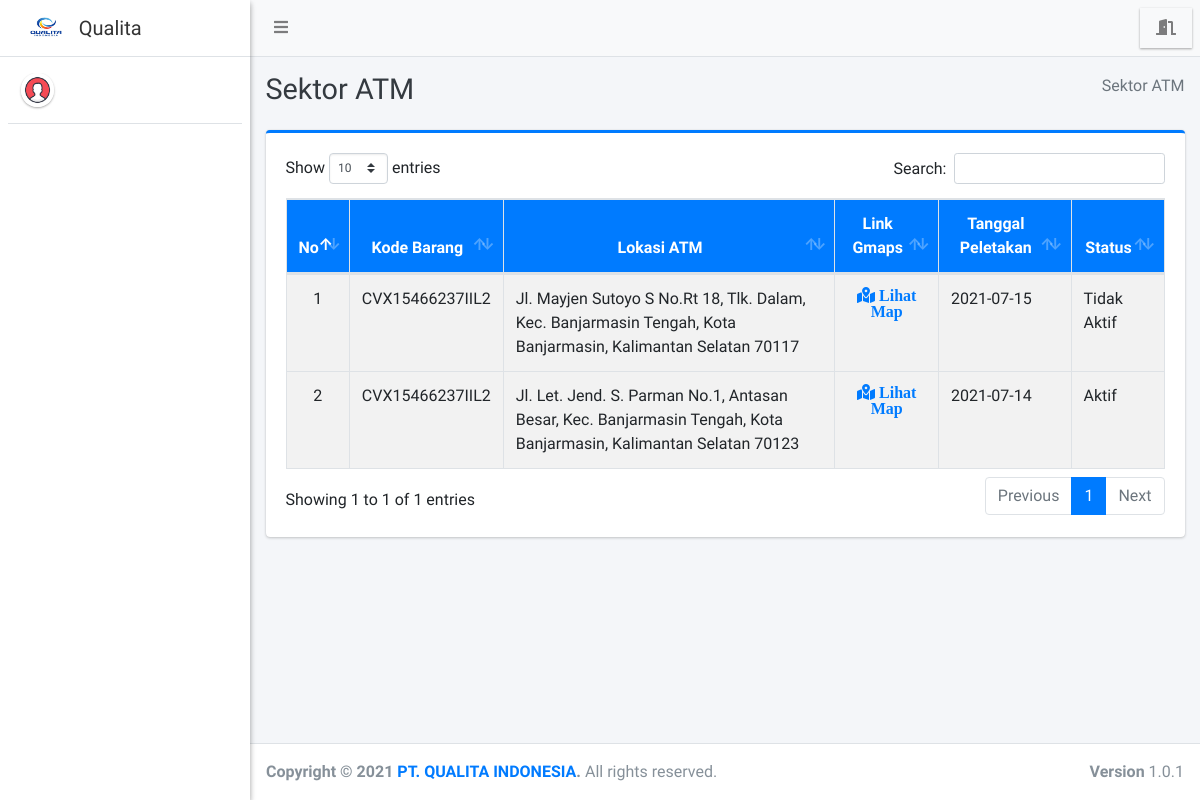
The app's page /teknisi/lokasiatm/index.php, older data.
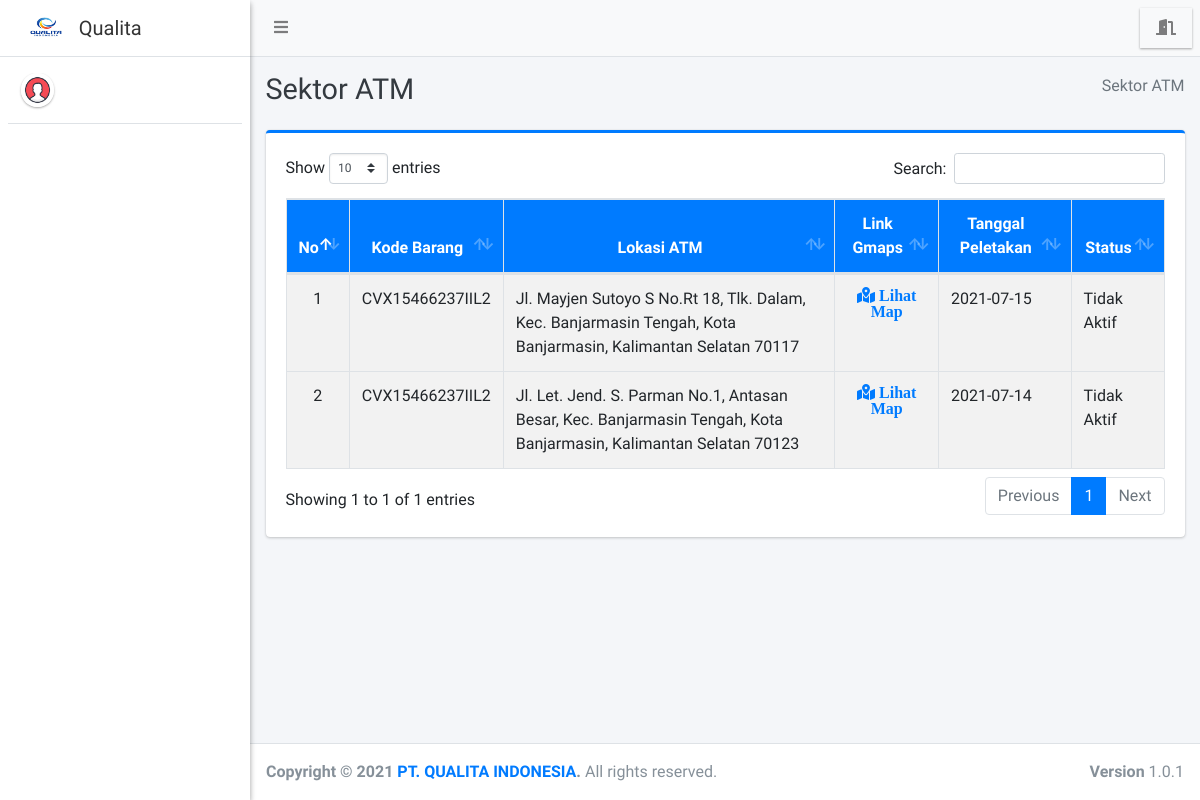
The same page, newer data.
### tables this page shows
CREATE TABLE `sektor_atm` (
  `id_sektoratm` int(11) NOT NULL,
  `kode_barang` varchar(35) NOT NULL,
  `bank` varchar(150) NOT NULL,
  `kecamatan` varchar(40) NOT NULL,
  `lokasi_atm` varchar(255) NOT NULL,
  `link_gmap` text NOT NULL,
  `tgl_peletakan` varchar(25) NOT NULL,
  `status` varchar(75) NOT NULL
);

CREATE TABLE `barang` (
  `kode_barang` varchar(35) NOT NULL,
  `nama_barang` varchar(100) NOT NULL,
  `tahun_produksi` varchar(25) NOT NULL,
  `lokasi_produksi` varchar(100) NOT NULL
);

### teknisi/lokasiatm/index.php (the view, shortened to what this page needs)
<?php
require '../../config/koneksi.php';
?>
<!DOCTYPE html>
<html>
<?php
include '../../templates/head.php';
?>
<body class="hold-transition sidebar-mini layout-fixed">
    <div class="wrapper">
        <?php
        include '../../templates/navbar.php';
        ?>
        <?php
        include '../../templates/sidebar.php';
        ?>
        <div class="content-wrapper">
            <div class="content-header">
                <div class="container-fluid">
                    <div class="row mb-2">
                        <div class="col-sm-6">
                            <h1 class="m-0 text-dark">Sektor ATM</h1>
                        </div>
                        <div class="col-sm-6">
                            <ol class="breadcrumb float-sm-right">
                                <li class="breadcrumb-item active">Sektor ATM</li>
                            </ol>
                        </div>
                    </div>
                </div>
            </div>
            <section class="content">
                <div class="container-fluid">
                    <div class="row">
                        <div class="col-12">
                            <div class="card card-primary card-outline">
                                <div class="card-body">
                                    <div class="table-responsive">
                                        <table id="example1" class="table table-bordered table-striped">
                                            <thead class="bg-blue">
                                                <tr align="center">
                                                    <th>No</th>
                                                    <th>Kode Barang</th>
                                                    <th>Lokasi ATM</th>
                                                    <th>Link Gmaps</th>
                                                    <th>Tanggal Peletakan</th>
                                                    <th>Status</th>
                                                </tr>
                                            </thead>
                                            <?php
                                            $no = 1;
                                            $data = $koneksi->query("SELECT * FROM sektor_atm AS sa
                                            LEFT JOIN barang AS b ON sa.kode_barang = b.kode_barang
                                            ORDER BY sa.id_sektoratm DESC");
                                            while ($row = $data->fetch_array()) {
                                            ?>
                                                <tbody style="background-color: white">
                                                    <tr>
                                                        <td align="center"><?= $no++ ?></td>
                                                        <td><?= $row['kode_barang'] ?></td>
                                                        <td><?= $row['lokasi_atm'] ?></td>
                                                        <td align="center"><a href="<?= $row['link_gmap'] ?>" target="blank" class="fa fa-map-marked-alt"> Lihat Map</a></td>
                                                        <td><?= $row['tgl_peletakan'] ?></td>
                                                        <td><?= $row['status'] ?></td>
                                                    </tr>
                                                </tbody>
                                            <?php } ?>
                                        </table>
                                    </div>
                                </div>
                            </div>
                        </div>
                    </div>
                </div>
            </section>
        </div>
        <?php include_once "../../templates/footer.php"; ?>
    </div>
</body>
</html>

Row changes from the older to the newer data that the page shows:
changed sektor_atm (number 2 of 2 on the later page): status "Aktif" → "Tidak Aktif"
